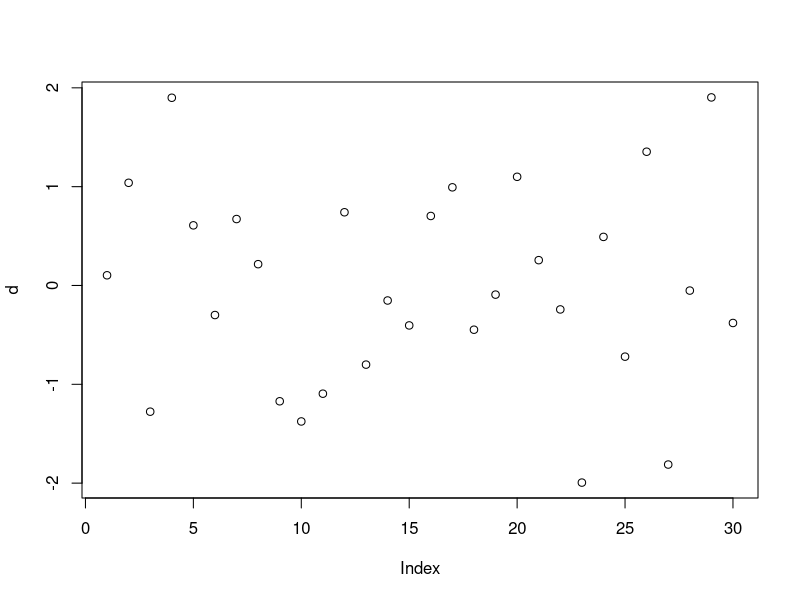
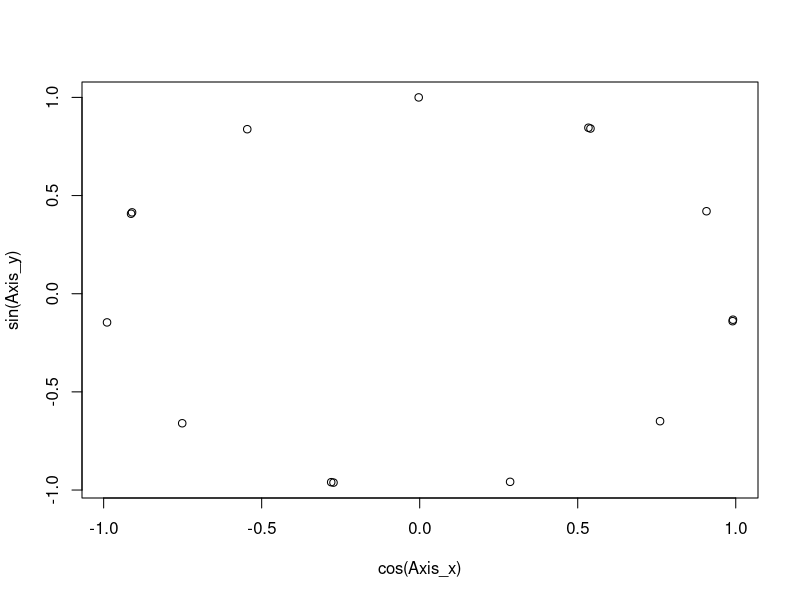

The R source for these figures, in order:
## ---- chunk 1
knitr::opts_chunk$set(echo = TRUE)
## ---- chunk 2
#here's some data

d <- rnorm(30)
plot(d)


## ---- chunk 3

Axis_x <- seq(1, 25, length.out = 15)

Axis_y <- seq(1, 25, length.out = 15)

plot(cos(Axis_x), sin(Axis_y))


